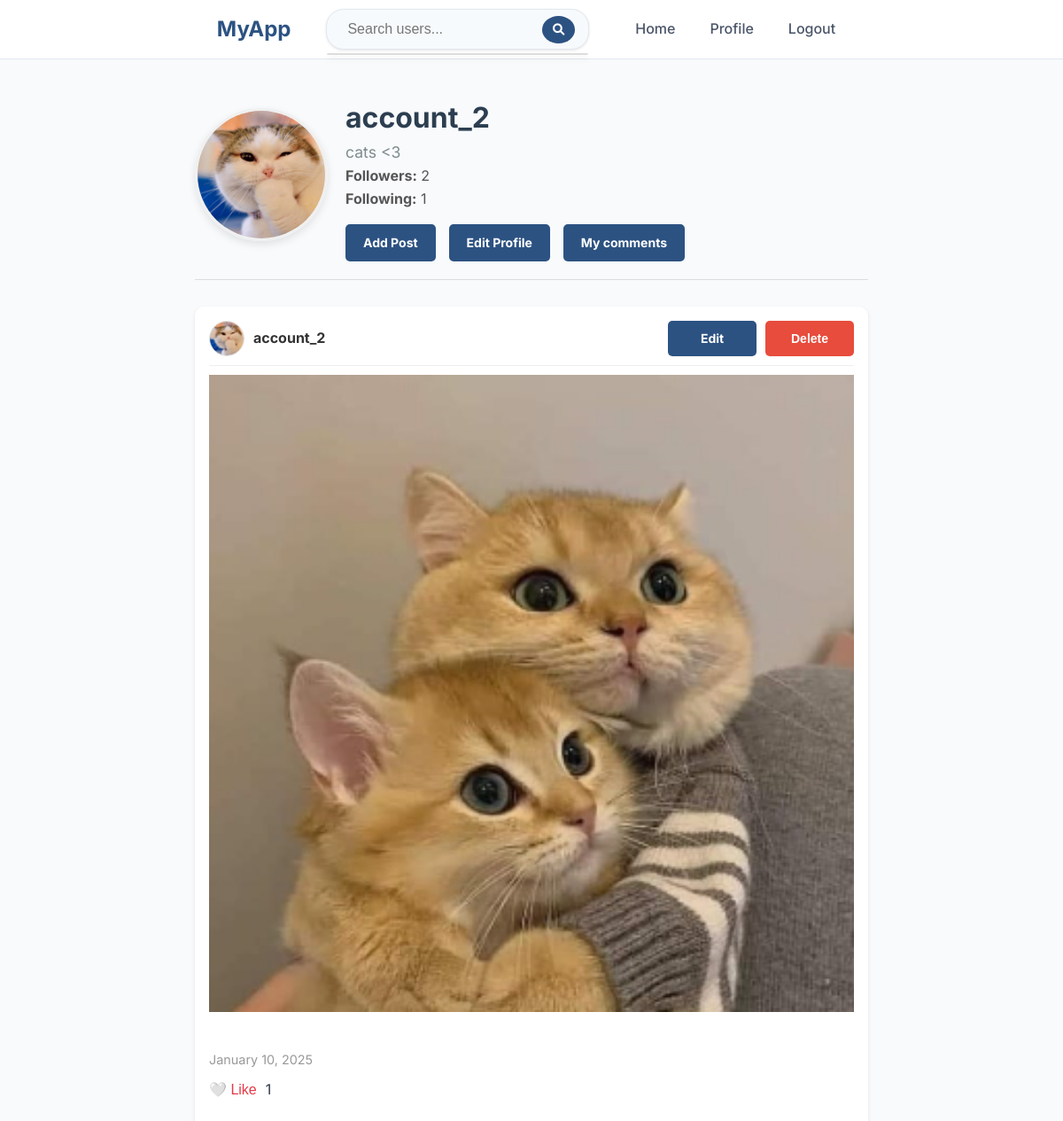
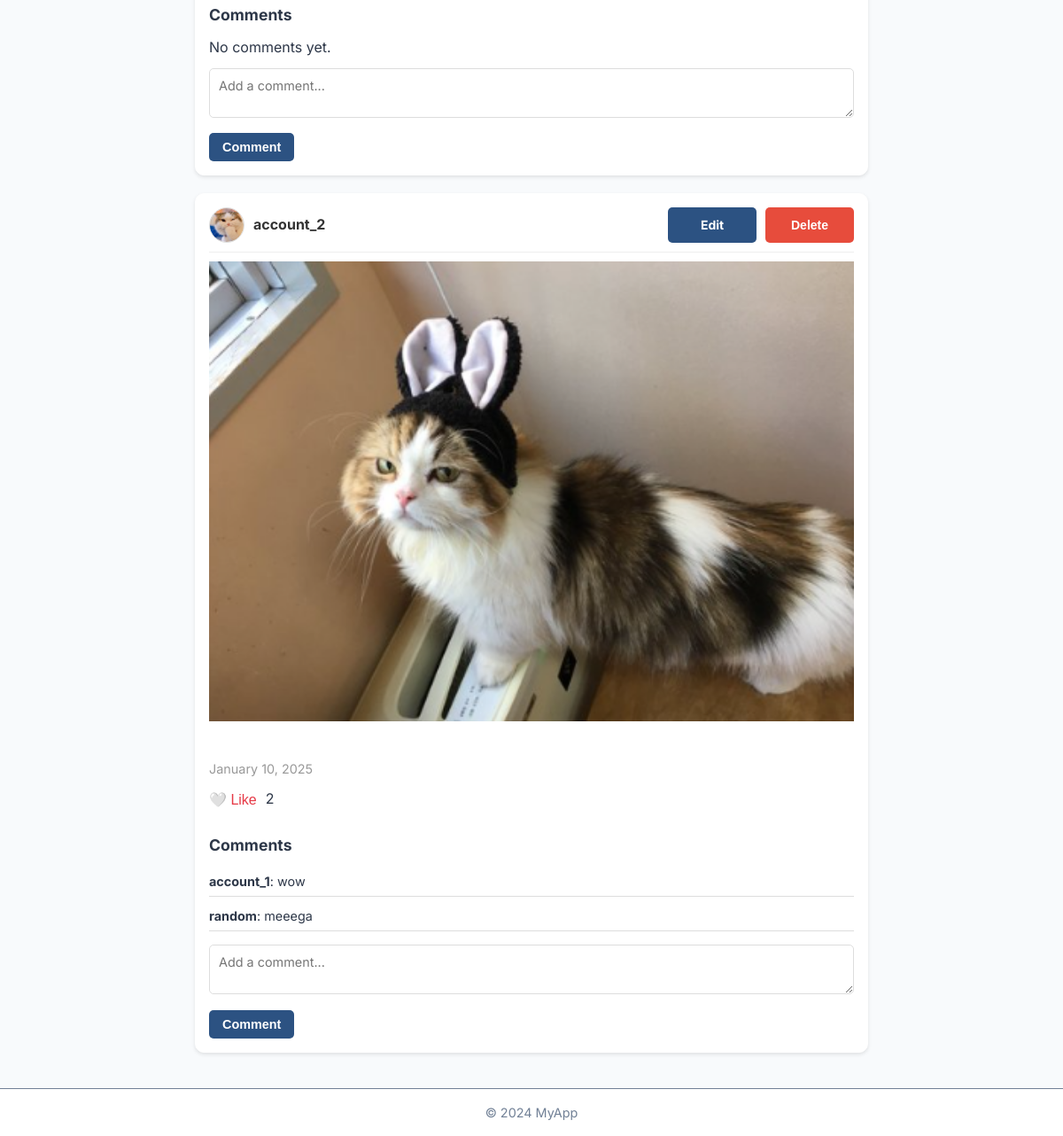
/profile/ (signed in), run on the app's committed database (2 pictures, top to bottom).
### social_network/models.py (models this page shows, shortened)
class Profile(models.Model):
    user = models.OneToOneField(User, on_delete=models.CASCADE)
    bio = models.TextField(max_length=500, blank=True)
    profile_picture = models.ImageField(upload_to='profile_pictures/', null=True, blank=True)
    followers = models.ManyToManyField('self', symmetrical=False, related_name='following', blank=True)

class Post(models.Model):
    author = models.ForeignKey(User, on_delete=models.CASCADE)
    content = models.TextField(blank=True)
    image = models.ImageField(upload_to='post_images/', null=True, blank=True)
    created_at = models.DateTimeField(auto_now_add=True)
    updated_at = models.DateTimeField(auto_now=True)

class Comment(models.Model):
    post = models.ForeignKey(Post, on_delete=models.CASCADE, related_name='comments')
    author = models.ForeignKey(Profile, on_delete=models.CASCADE)
    content = models.TextField()
    created_at = models.DateTimeField(auto_now_add=True)

### social_network/views.py (the view)
# urls.py: path('profile/', views.my_profile_view, name='my_profile'),
def my_profile_view(request):
    profile = request.user.profile
    posts = Post.objects.filter(author=request.user)
    followers = Follow.objects.filter(followed=request.user)
    following = Follow.objects.filter(follower=request.user)
    return render(request, 'profile/profile.html', {
        'profile': profile,
        'posts': posts,
        'followers': followers,
        'following': following,
        'is_my_profile': True,
        'messages': messages.get_messages(request)
    })

### templates/profile/profile.html (shortened to what this page needs)
{% extends 'base.html' %}
{% load static %}
{% block content %}
<link rel="stylesheet" href="{% static 'css/profile.css' %}">
<div class="profile-container">
    <div class="profile-header">
        <div class="profile-picture">
            <img src="{% if profile.profile_picture %}{{ profile.profile_picture.url }}{% else %}{% static 'default_profile_picture.jpg' %}{% endif %}" alt="Profile Picture">
        </div>
        <div class="profile-info">
            <div class="username-section">
                <h1>{{ profile.user.username }}</h1>
            </div>
            <p class="bio">{{ profile.bio }}</p>
            <div class="followers-info">
                <p><strong>Followers:</strong> {{ followers.count }}</p>
                <p><strong>Following:</strong> {{ following.count }}</p>
            </div>
            {% if is_my_profile %}
                    <div class="profile-actions">
                        <a href="{% url 'add_post' %}" class="btn-primary">Add Post</a>
                        <a href="{% url 'edit_profile' %}" class="btn-secondary">Edit Profile</a>
                        <a href="{% url 'download_comments' %}" class="btn-secondary">My comments</a>
                    </div>
            {% endif %}
        </div>
    </div>
    <div class="posts-container">
        <div class="posts-grid">
            {% for post in posts %}
                <div class="post">
                    <div class="post-header">
                        <div class="post-header-left">
                            <img src="{% if profile.profile_picture %}{{ profile.profile_picture.url }}{% else %}{% static 'default_profile_picture.jpg' %}{% endif %}"
                                 alt="Profile Picture" class="profile-picture">
                            <span class="post-author">{{ profile.user.username }}</span>
                        </div>
                        {% if is_my_profile %}
                            <div class="post-actions">
                                <a href="{% url 'edit_post' post.id %}" class="btn-edit">Edit</a>
                                <form method="POST" action="{% url 'delete_post' post.id %}" style="display:inline;">
                                    <button type="submit" class="btn-delete">Delete</button>
                                </form>
                            </div>
                        {% endif %}
                    </div>
                    {% if post.image %}
                        <div class="post-image-container">
                            <img src="{{ post.image.url }}" alt="Post Image" class="post-image">
                        </div>
                    {% endif %}
                    <div class="post-footer">
                        <span class="post-date">{{ post.created_at|date:"F j, Y" }}</span>
                        <div class="like-section">
                            <button class="like-button" data-post-id="{{ post.id }}" data-liked="{{ post.is_liked }}">
                                {% if post.is_liked %}
                                    ❤️ Unlike
                                {% else %}
                                    🤍 Like
                                {% endif %}
                            </button>
                            <span class="likes-count">{{ post.likes.count }}</span>
                        </div>
                        <div class="comments-section">
                            <h4>Comments</h4>
                            <ul>
                                {% for comment in post.comments.all %}
                                    <li class="comment-item">
                                        <div class="comment-content">
                                            <strong>{{ comment.author.user.username }}</strong>: {{ comment.content }}
                                        </div>
                                    </li>
                                {% empty %}
                                    <p>No comments yet.</p>
                                {% endfor %}
                            </ul>
                            <form method="post" action="{% url 'comment_post' post.id %}">
                                <textarea name="content" placeholder="Add a comment..." required></textarea>
                                <button type="submit" class="comment-button">Comment</button>
                            </form>
                        </div>
                    </div>
                </div>
            {% empty %}
                <p>No posts yet.</p>
            {% endfor %}
        </div>
    </div>
</div>
{% endblock %}

### static/css/base.css (style rules this page uses)
* { margin: 0; padding: 0; box-sizing: border-box; }
body { font-family: 'Inter', sans-serif; background-color: #f8fafc; color: #2d3748; line-height: 1.6; display: flex; flex-direction: column; min-height: 100vh; }

### static/css/profile.css (style rules this page uses)
body { font-family: 'Inter', sans-serif; background-color: #f8fafc; color: #2d3748; line-height: 1.6; }
.profile-container { margin: 20px auto; max-width: 800px; padding: 20px; display: flex; flex-direction: column; align-items: center; }
.profile-header { display: flex; align-items: center; gap: 20px; margin-bottom: 30px; border-bottom: 1px solid #ddd; padding-bottom: 20px; width: 100%; }
.profile-picture img { width: 150px; height: 150px; border-radius: 50%; object-fit: cover; border: 3px solid #f0f0f0; box-shadow: 0 4px 10px rgba(0, 0, 0, 0.1); }
.profile-info { flex: 1; }
.username-section { display: flex; align-items: center; gap: 15px; }
.username-section h1 { font-size: 2rem; font-weight: bold; margin: 0; color: #2c3e50; }
.profile-info h1 { font-size: 2rem; font-weight: bold; color: #2c3e50; }
.profile-info .bio { font-size: 1.1rem; color: #7f8c8d; }
.followers-info p { margin: 0; font-size: 1rem; color: #555; }
.profile-actions { display: flex; gap: 15px; margin-top: 15px; }
.btn-primary, .btn-secondary { padding: 10px 20px; font-size: 14px; font-weight: bold; border-radius: 5px; text-decoration: none; color: #ffffff; border: none; cursor: pointer; display: inline-block; }
.btn-primary { background-color: #2c5282; }
.btn-secondary { background-color: #2c5282; }
.posts-container { width: 100%; }
.posts-grid { display: flex; flex-direction: column; gap: 20px; width: 100%; }
.post { background-color: #ffffff; border: 1px solid #ffffff; border-radius: 10px; overflow: hidden; box-shadow: 0 2px 4px rgba(0, 0, 0, 0.1); display: flex; flex-direction: column; transition: transform 0.3s ease, box-shadow 0.3s ease; padding: 15px; }
.post-header { display: flex; justify-content: space-between; align-items: center; padding-bottom: 10px; border-bottom: 1px solid #eee; }
.post-header .post-header-left { display: flex; align-items: center; gap: 10px; }
.post-header .profile-picture { width: 40px; height: 40px; border-radius: 50%; object-fit: cover; border: 1px solid #ddd; }
.post-header .post-author { font-weight: bold; font-size: 1rem; color: #333; }
.post-image-container { margin: 10px 0; overflow: hidden; }
.post-image { width: 100%; height: auto; object-fit: cover; }
.post-footer { display: flex; flex-direction: column; gap: 10px; }
.post-date { font-size: 0.9rem; color: #999; }
.post-actions { display: flex; gap: 10px; }
.post-actions a, .post-actions button { padding: 10px 20px; font-size: 14px; border-radius: 5px; text-decoration: none; color: white; border: none; cursor: pointer; display: inline-block; min-width: 100px; height: 40px; text-align: center; font-weight: bold; line-height: 20px; }
.post-actions .btn-edit { background-color: #2c5282; }
.post-actions .btn-delete { background-color: #e74c3c; }
.comments-section { margin-top: 15px; }
.comments-section h4 { margin-bottom: 10px; font-size: 1.1rem; color: #2d3748; }
.comments-section ul { list-style: none; padding: 0; }
.comments-section ul li { margin-bottom: 5px; font-size: 0.9rem; color: #2d3748; }
.comments-section textarea { width: 100%; padding: 10px; border: 1px solid #ddd; border-radius: 5px; margin-top: 10px; font-size: 0.9rem; font-family: 'Inter', sans-serif; }
.comment-button { margin-top: 10px; padding: 8px 15px; background-color: #2c5282; color: white; border: none; border-radius: 5px; cursor: pointer; transition: background-color 0.3s ease; font-size: 0.9rem; font-weight: bold; }
.comments-section ul { list-style: none; padding: 0; margin: 0; }
.comment-item { display: flex; justify-content: space-between; align-items: center; margin-bottom: 10px; padding: 5px 0; border-bottom: 1px solid #ddd; }
.comment-content { flex-grow: 1; font-size: 0.9rem; color: #2d3748; }
.like-section { display: flex; align-items: center; gap: 10px; }
.like-button { background: none; border: none; cursor: pointer; font-size: 1rem; color: #e63946; transition: color 0.3s ease; }

### data on the page
Profile: profile_picture (picture), user.username "account_2", bio "cats <3"
Post: profile_picture (picture), image (picture), created_at "January 10, 2025", likes.count "1"
Post: profile_picture (picture), image (picture), created_at "January 10, 2025", likes.count "2"
Comment: author.user.username "account_1", content "wow"
Comment: author.user.username "random", content "meeega"

### other printed values
{{ followers.count }} "2"
{{ following.count }} "1"
